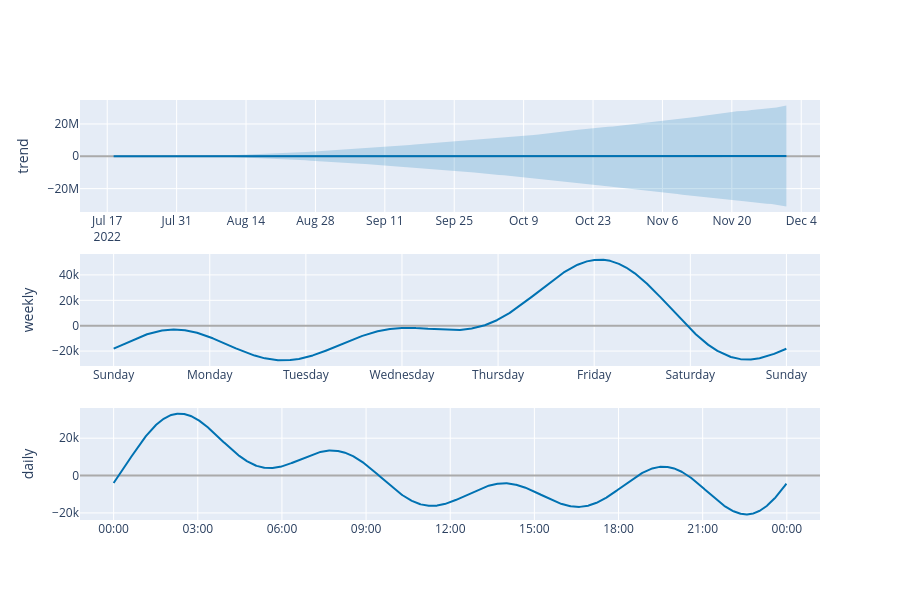

Notebook source saved alongside this figure:
### Code cell
plot_components_plotly(m, forecast)

### Figure 1 — Plotly figure (JSON) as saved in the notebook; plotly's stock layout.template omitted (floating-point values rounded to 4 significant figures; data arrays with more than 128 entries replaced by an {"elided": "..."} marker saying what was removed)
{"data": [{"line": {"color": "#0072B2", "width": 2}, "mode": "lines", "name": "trend", "type": "scatter", "x": {"elided": "8457 str values"}, "xaxis": "x", "y": {"elided": "8457 float values"}, "yaxis": "y"}, {"line": {"color": "rgba(0, 114, 178, 0.2)", "width": 0}, "mode": "lines", "name": "trend_upper", "type": "scatter", "x": {"elided": "8457 str values"}, "xaxis": "x", "y": {"elided": "8457 float values"}, "yaxis": "y"}, {"fill": "tonexty", "fillcolor": "rgba(0, 114, 178, 0.2)", "line": {"color": "rgba(0, 114, 178, 0.2)", "width": 0}, "mode": "lines", "name": "trend_lower", "type": "scatter", "x": {"elided": "8457 str values"}, "xaxis": "x", "y": {"elided": "8457 float values"}, "yaxis": "y"}, {"line": {"color": "#0072B2", "width": 2}, "mode": "lines", "name": "weekly", "type": "scatter", "x": {"elided": "10080 str values"}, "xaxis": "x2", "y": {"elided": "10080 float values"}, "yaxis": "y2"}, {"line": {"color": "#0072B2", "width": 2}, "mode": "lines", "name": "daily", "type": "scatter", "x": {"elided": "1440 str values"}, "xaxis": "x3", "y": {"elided": "1440 float values"}, "yaxis": "y3"}], "layout": {"height": 600, "showlegend": false, "width": 900, "xaxis": {"anchor": "y", "domain": [0, 1], "range": ["2022-07-11T12:08:00", "2022-12-07T18:50:00"], "type": "date"}, "xaxis2": {"anchor": "y2", "domain": [0, 1], "range": ["2016-12-31T15:36:03", "2017-01-08T08:22:57"], "tickformat": "%A", "type": "date"}, "xaxis3": {"anchor": "y3", "domain": [0, 1], "range": ["2016-12-31T22:48:03", "2017-01-02T01:10:57"], "tickformat": "%H:%M", "type": "date"}, "yaxis": {"anchor": "x", "domain": [0.7333, 1], "rangemode": "normal", "title": {"text": "trend"}, "zerolinecolor": "#AAA"}, "yaxis2": {"anchor": "x2", "domain": [0.3667, 0.6333], "title": {"text": "weekly"}, "zerolinecolor": "#AAA"}, "yaxis3": {"anchor": "x3", "domain": [0, 0.2667], "title": {"text": "daily"}, "zerolinecolor": "#AAA"}}}
